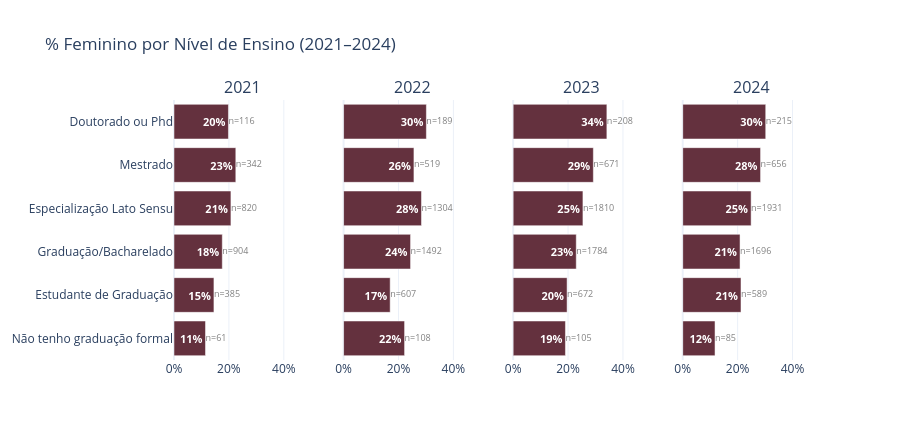

Notebook source saved alongside this figure:
### Markdown cell above
### 2.5 — Escolaridade por gênero

### Code cell
fig = subplots_pct_fem(
    df, 'nivel_ensino', NIVEL_ENSINO_ORDEM,
    '% Feminino por Nível de Ensino (2021–2024)',
    height=440,
)
fig.show()
# fig.write_image('figures/2_5_escolaridade_genero.png', scale=2)

### Figure 1 — Plotly figure (JSON) as saved in the notebook; plotly's stock layout.template omitted (floating-point values rounded to 4 significant figures)
{"data": [{"customdata": [61, 385, 904, 820, 342, 116], "hovertemplate": "%{y}: %{x:.1f}% feminino (n=%{customdata})<extra></extra>", "marker": {"color": "#64313E"}, "orientation": "h", "showlegend": false, "text": ["<b>11%</b>", "<b>15%</b>", "<b>18%</b>", "<b>21%</b>", "<b>23%</b>", "<b>20%</b>"], "textfont": {"color": "white", "size": 11}, "textposition": "inside", "type": "bar", "x": [11.48, 14.55, 17.59, 20.73, 22.51, 19.83], "xaxis": "x", "y": ["Não tenho graduação formal", "Estudante de Graduação", "Graduação/Bacharelado", "Especialização Lato Sensu", "Mestrado", "Doutorado ou Phd"], "yaxis": "y"}, {"mode": "text", "showlegend": false, "text": ["n=61", "n=385", "n=904", "n=820", "n=342", "n=116"], "textfont": {"color": "gray", "size": 9}, "textposition": "middle right", "type": "scatter", "x": [11.48, 14.55, 17.59, 20.73, 22.51, 19.83], "xaxis": "x", "y": ["Não tenho graduação formal", "Estudante de Graduação", "Graduação/Bacharelado", "Especialização Lato Sensu", "Mestrado", "Doutorado ou Phd"], "yaxis": "y"}, {"customdata": [108, 607, 1492, 1304, 519, 189], "hovertemplate": "%{y}: %{x:.1f}% feminino (n=%{customdata})<extra></extra>", "marker": {"color": "#64313E"}, "orientation": "h", "showlegend": false, "text": ["<b>22%</b>", "<b>17%</b>", "<b>24%</b>", "<b>28%</b>", "<b>26%</b>", "<b>30%</b>"], "textfont": {"color": "white", "size": 11}, "textposition": "inside", "type": "bar", "x": [22.22, 16.97, 24.4, 28.37, 25.63, 30.16], "xaxis": "x2", "y": ["Não tenho graduação formal", "Estudante de Graduação", "Graduação/Bacharelado", "Especialização Lato Sensu", "Mestrado", "Doutorado ou Phd"], "yaxis": "y2"}, {"mode": "text", "showlegend": false, "text": ["n=108", "n=607", "n=1492", "n=1304", "n=519", "n=189"], "textfont": {"color": "gray", "size": 9}, "textposition": "middle right", "type": "scatter", "x": [22.22, 16.97, 24.4, 28.37, 25.63, 30.16], "xaxis": "x2", "y": ["Não tenho graduação formal", "Estudante de Graduação", "Graduação/Bacharelado", "Especialização Lato Sensu", "Mestrado", "Doutorado ou Phd"], "yaxis": "y2"}, {"customdata": [105, 672, 1784, 1810, 671, 208], "hovertemplate": "%{y}: %{x:.1f}% feminino (n=%{customdata})<extra></extra>", "marker": {"color": "#64313E"}, "orientation": "h", "showlegend": false, "text": ["<b>19%</b>", "<b>20%</b>", "<b>23%</b>", "<b>25%</b>", "<b>29%</b>", "<b>34%</b>"], "textfont": {"color": "white", "size": 11}, "textposition": "inside", "type": "bar", "x": [19.05, 19.64, 22.98, 25.41, 29.21, 34.13], "xaxis": "x3", "y": ["Não tenho graduação formal", "Estudante de Graduação", "Graduação/Bacharelado", "Especialização Lato Sensu", "Mestrado", "Doutorado ou Phd"], "yaxis": "y3"}, {"mode": "text", "showlegend": false, "text": ["n=105", "n=672", "n=1784", "n=1810", "n=671", "n=208"], "textfont": {"color": "gray", "size": 9}, "textposition": "middle right", "type": "scatter", "x": [19.05, 19.64, 22.98, 25.41, 29.21, 34.13], "xaxis": "x3", "y": ["Não tenho graduação formal", "Estudante de Graduação", "Graduação/Bacharelado", "Especialização Lato Sensu", "Mestrado", "Doutorado ou Phd"], "yaxis": "y3"}, {"customdata": [85, 589, 1696, 1931, 656, 215], "hovertemplate": "%{y}: %{x:.1f}% feminino (n=%{customdata})<extra></extra>", "marker": {"color": "#64313E"}, "orientation": "h", "showlegend": false, "text": ["<b>12%</b>", "<b>21%</b>", "<b>21%</b>", "<b>25%</b>", "<b>28%</b>", "<b>30%</b>"], "textfont": {"color": "white", "size": 11}, "textposition": "inside", "type": "bar", "x": [11.76, 21.22, 20.87, 24.91, 28.35, 30.23], "xaxis": "x4", "y": ["Não tenho graduação formal", "Estudante de Graduação", "Graduação/Bacharelado", "Especialização Lato Sensu", "Mestrado", "Doutorado ou Phd"], "yaxis": "y4"}, {"mode": "text", "showlegend": false, "text": ["n=85", "n=589", "n=1696", "n=1931", "n=656", "n=215"], "textfont": {"color": "gray", "size": 9}, "textposition": "middle right", "type": "scatter", "x": [11.76, 21.22, 20.87, 24.91, 28.35, 30.23], "xaxis": "x4", "y": ["Não tenho graduação formal", "Estudante de Graduação", "Graduação/Bacharelado", "Especialização Lato Sensu", "Mestrado", "Doutorado ou Phd"], "yaxis": "y4"}], "layout": {"annotations": [{"font": {"size": 16}, "showarrow": false, "text": "2021", "x": 0.1062, "xanchor": "center", "xref": "paper", "y": 1, "yanchor": "bottom", "yref": "paper"}, {"font": {"size": 16}, "showarrow": false, "text": "2022", "x": 0.3688, "xanchor": "center", "xref": "paper", "y": 1, "yanchor": "bottom", "yref": "paper"}, {"font": {"size": 16}, "showarrow": false, "text": "2023", "x": 0.6313, "xanchor": "center", "xref": "paper", "y": 1, "yanchor": "bottom", "yref": "paper"}, {"font": {"size": 16}, "showarrow": false, "text": "2024", "x": 0.8938, "xanchor": "center", "xref": "paper", "y": 1, "yanchor": "bottom", "yref": "paper"}], "height": 440, "legend": {"orientation": "h", "x": 1, "xanchor": "right", "y": 1.02}, "title": {"text": "% Feminino por Nível de Ensino (2021–2024)"}, "xaxis": {"anchor": "y", "domain": [0, 0.2125], "range": [0, 50], "ticksuffix": "%"}, "xaxis2": {"anchor": "y2", "domain": [0.2625, 0.475], "range": [0, 50], "ticksuffix": "%"}, "xaxis3": {"anchor": "y3", "domain": [0.525, 0.7375], "range": [0, 50], "ticksuffix": "%"}, "xaxis4": {"anchor": "y4", "domain": [0.7875, 1], "range": [0, 50], "ticksuffix": "%"}, "yaxis": {"anchor": "x", "domain": [0, 1]}, "yaxis2": {"anchor": "x2", "domain": [0, 1], "matches": "y", "showticklabels": false}, "yaxis3": {"anchor": "x3", "domain": [0, 1], "matches": "y", "showticklabels": false}, "yaxis4": {"anchor": "x4", "domain": [0, 1], "matches": "y", "showticklabels": false}}}
